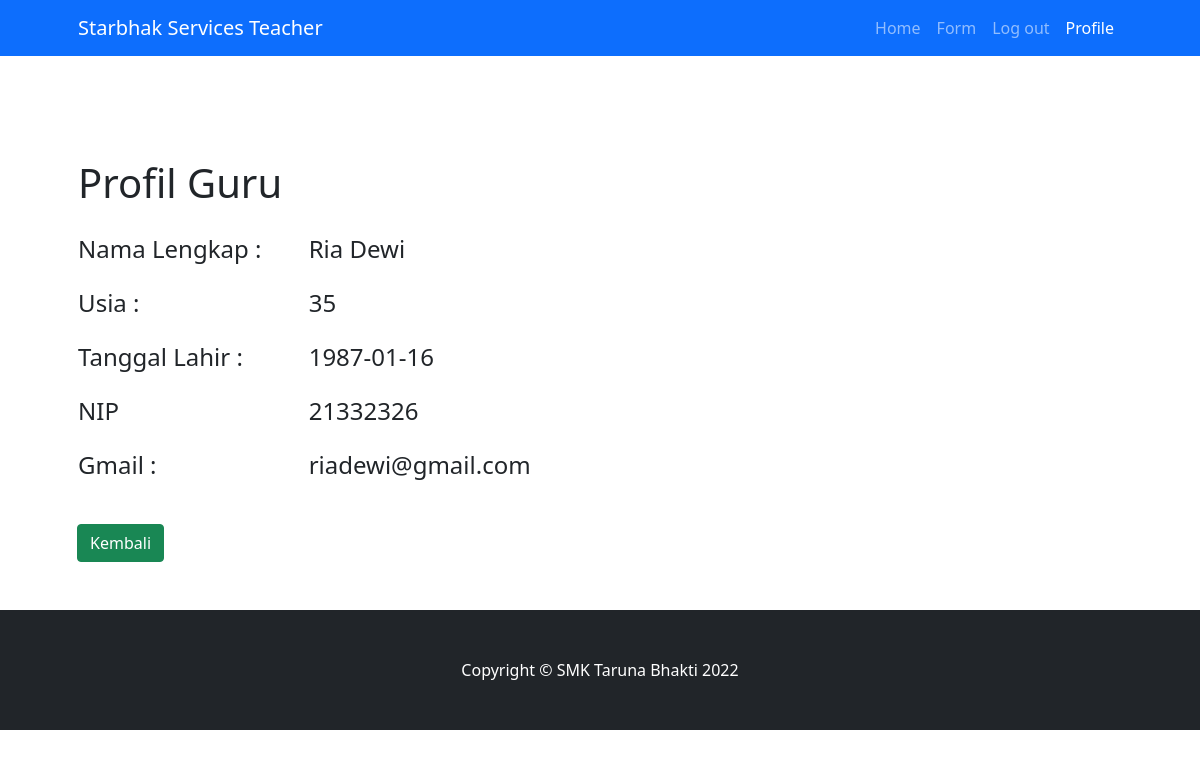
Screenshot of /guru/profil.php?id=129 (signed in) with the database file from the repository.
### tables this page shows
CREATE TABLE `guru` (
  `id` int(11) NOT NULL,
  `nama` varchar(255) NOT NULL,
  `usia` int(11) NOT NULL,
  `tanggalLahir` date NOT NULL,
  `NIP` int(11) NOT NULL,
  `password` varchar(255) NOT NULL,
  `gmail` varchar(255) NOT NULL
);

### guru/profil.php (the view, shortened to what this page needs)
<?php
include 'conn.php';
$id = $_GET['id'];
$sql = "SELECT * FROM guru WHERE id = '$id'";
$query = mysqli_query($conn,$sql);
$value = mysqli_fetch_assoc($query);
?>
<!DOCTYPE html>
<html lang="en">
    <head>
        <link href="https://cdn.jsdelivr.net/npm/bootstrap-icons@1.4.1/font/bootstrap-icons.css" rel="stylesheet" />
        <link href="css/styles.css" rel="stylesheet" />
    </head>
    <body>
        <nav class="navbar navbar-expand-lg navbar-dark bg-primary">
            <div class="container px-5">
                <a class="navbar-brand" href="#!">Starbhak Services Teacher</a>
                <div class="collapse navbar-collapse" id="navbarSupportedContent">
                    <ul class="navbar-nav ms-auto mb-2 mb-lg-0">
                        <li class="nav-item"><a class="nav-link " href="index2.php?id=<?= $value['id']?>">Home</a></li>
                        <li class="nav-item"><a class="nav-link" href="index2.php?id=<?= $value['id']?>">Form</a></li>
                        <li class="nav-item"><a class="nav-link" href="logout.php">Log out</a></li>
                        <li class="nav-item"><a class="nav-link active" aria-current="page" href="">Profile</a></li>
                    </ul>
                </div>
            </div>
        </nav>
        <header class="bg-white py-5">
            <div class="container px-5">
                <div class="row gx-5 justify-content-center">
                    <div class="col-lg-6">
                    <div class="content">
                        <br>
                        <table>
                            <tr>
                                <td>
                                    <p id="info" class="fs-1">Profil Guru</p>
                                </td>
                                <td></td>
                            </tr>
                            <br>
                            <tr>
                                <td><p class="fs-4">Nama Lengkap :</p></td>
                                <td><p class="fs-4"><?=$value ['nama'] ?></p></td>
                            </tr>
                            <tr>
                                <td><p class="fs-4">Usia :</td>
                                <td><p class="fs-4"><?=$value ['usia'] ?></p></td>
                            </tr>
                            <tr>
                                <td><p class="fs-4">Tanggal Lahir :</td>
                                <td><p class="fs-4"><?=$value ['tanggalLahir'] ?></p></td>
                            </tr>
                            <tr>
                                <td><p class="fs-4">NIP</td>
                                <td><p class="fs-4"><?=$value ['NIP'] ?></p></td>
                            </tr>
                            <tr>
                                <td><p class="fs-4">Gmail :</td>
                                <td><p class="fs-4"><?=$value ['gmail'] ?></p></td>
                            </tr>
                        </table>
                        <br>
                        <a href="index2.php?id=<?= $value['id']?>" style="position: relative; left:-55%"><button type="button" class="btn btn-success">Kembali</button></a>
                    </div>
                </div>
            </div>
        </header>
    <footer class="py-5 bg-dark">
        <div class="container px-5"><p class="m-0 text-center text-white">Copyright &copy; SMK Taruna Bhakti 2022</p></div>
    </footer>
</body>

### guru/profil.php (style rules this page uses)
body { overflow-x: hidden; }
table { position: relative; top: 0; left: -55%; }
table tr td:first-child { width: 3020px; }
table tr td:last-child { width: 1200px; }

### rows the page displays
guru: nama "Ria Dewi", usia "35", tanggalLahir "1987-01-16", NIP "21332326", gmail "riadewi@gmail.com"
